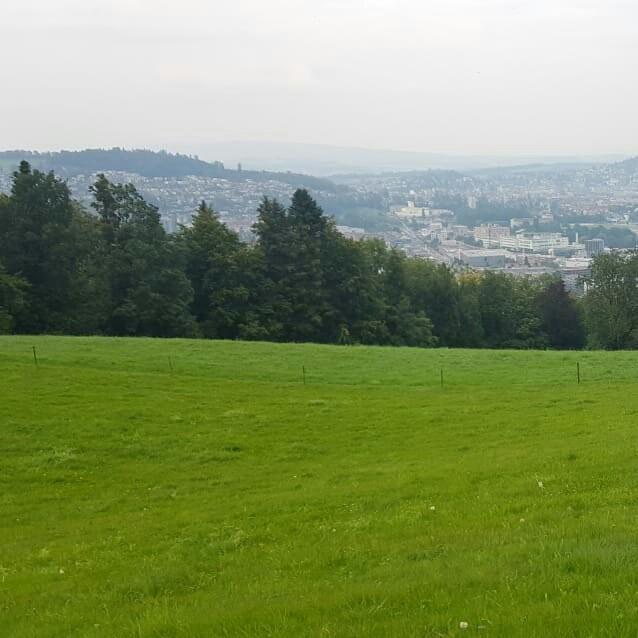
#> input picture p1.jpg, 638 x 638 px
$ jupyter execute --allow-errors LAB_2.ipynb   (older library calls are emulated)
#> lines starting #> are read from the running program, lines starting #| are printed output that depends on the picture
# ЛАБОРАТОРНАЯ РАБОТА №3. АНАЛИЗ ИЗОБРАЖЕНИЙ

## 1) Взять любое изображение P1. Узнать размеры изображения.

[cell 1]
from PIL import Image # из библиотеки PIL импортируем модуль Image

[cell 2]
img = Image.open("p1.jpg") # с помощью функции open открываем изображение по веденному названию и создаем объект img класса Image
#> img is the input picture: PIL image 638x638 RGB; mean R, G, B 128.7, 144.8, 96.5

[cell 3]
print(f'Размер изображения: {img.size[0]} x {img.size[1]} пикселей')
#| Размер изображения: 638 x 638 пикселей
# img.size[0] - ширина изображения; img.size[1] - высота изображения

## 2) Создать цветную и чернобелую миниатюру на основе изображения P1. Размер миниатюры произвольный. Сохранить миниатюру в свою папку

[cell 4]
from PIL import Image

[cell 5]
img = Image.open("p1.jpg")

[cell 6]
size = (128, 128)
img.thumbnail(size) # создаем из изображения миниатюру заданного размера size
#> img: PIL image 128x128 RGB

[cell 7]
img.show() # показать (открыть изображение) средством просмотра фотографий

[cell 8]
img.save('p2_color.jpg', 'JPEG') # сохранение цветной миниатюры

[cell 9]
img_bw = img.convert('L') #конвертирование миниатюры в чб
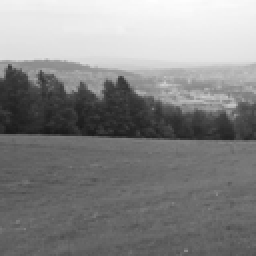
#> img_bw: PIL image 128x128 L (shown 2 times larger); min 24, max 254, mean 134.6

[cell 10]
img_bw.show() # показать (открыть изображение) средством просмотра фотографий

[cell 11]
img_bw.save('p2_bw.jpg', 'JPEG') # сохранение чб миниатюры

## 3) Создать изображение P3 путем поворота на 180 и -75 градусов

[cell 12]
from PIL import ImageDraw,Image

[cell 13]
img = Image.open("p1.jpg")

[cell 14]
box = [100, 100, 300, 300] # квадратная область (left, upper, right, lower)

[cell 15]
imgCrop = img.crop(box) # выделение (обрезка) области заданной box
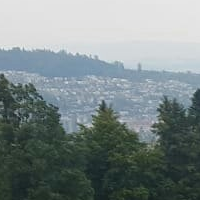
#> imgCrop: PIL image 200x200 RGB; mean R, G, B 123.3, 134.7, 134.9

[cell 16]
imgCropRotate = imgCrop.rotate(90) # поворот на 90 градусов против часов
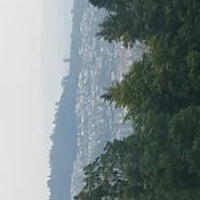
#> imgCropRotate: PIL image 200x200 RGB; mean R, G, B 123.3, 134.7, 134.9

[cell 17]
img.paste(imgCropRotate,(box)) # вставка обрезанного повернутого изображения в то место откуда обрезалась исходная картиинка
#> img: PIL image 638x638 RGB

[cell 18]
box2 = (300, 100, 600, 400)

[cell 19]
imgCrop = img.crop(box2) # выделение (обрезка) области заданной box
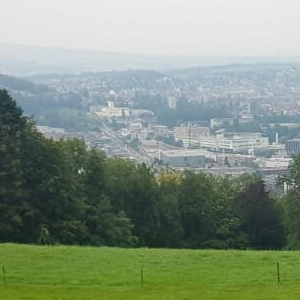
#> imgCrop: PIL image 300x300 RGB; mean R, G, B 130.1, 145, 128.1

[cell 20]
imgCropRotate = imgCrop.rotate(-125) # поворот по часовой
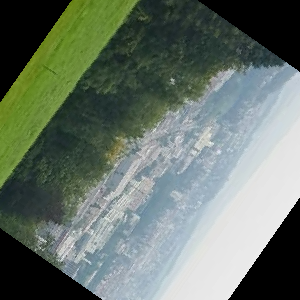
#> imgCropRotate: PIL image 300x300 RGB; mean R, G, B 104.1, 116.5, 106.1

[cell 21]
img.paste(imgCropRotate, (box2)) # вставка обрезанного повернутого изображения в то место откуда обрезалась исходная картиинка

[cell 22]
draw = ImageDraw.Draw(img) # создаем объект, который работает с изображением img, рисует всё что угодно, что скажем

[cell 23]
draw.rectangle(box, outline="red", width=4) # говорим этому объекту нарисуй прямоугольник с красной границей в той области откуда вырезали первый прямоугольник

[cell 24]
draw.rectangle(box2, outline="red", width=4) # говорим этому объекту нарисуй прямоугольник с красной границей в той области откуда вырезали второй прямоугольник

[cell 25]
img.show()

[cell 26]
img.save('p3.jpg', 'JPEG') # сохранение картинки как p3.jpg

## 4) Для полутонового изображения P1 и его инвертированного изображения построить гистограммы. Сохранить гистограммы. Изменить яркость полутонового изображения P1, построить гистограмму получившегося изображения.

[cell 27]
from PIL import Image,ImageOps
import matplotlib.pyplot as plt
import numpy as np

[cell 28]
img = Image.open("p1.jpg")
imgPoluton = img.convert('L') # конвертируем изображение в полутоновое

[cell 29]
mas = np.array(imgPoluton) # изображение передылваем в массив numpy

[cell 30]
plt.figure(dpi=100)
plt.hist(mas.flatten(), 256, color='darkorange') #гистограмма
plt.title('Гистограмма полутонового изображения')
plt.ylabel('количество пикселей')
plt.xlabel('уровни яркости')
plt.savefig('saved_1.png')
#> figure, not shown here; tallest bar 7652 high, from x = 102.5 to 103.5
plt.show()

[cell 31]
imgPolutonInvert = ImageOps.invert(imgPoluton) # инвертированое
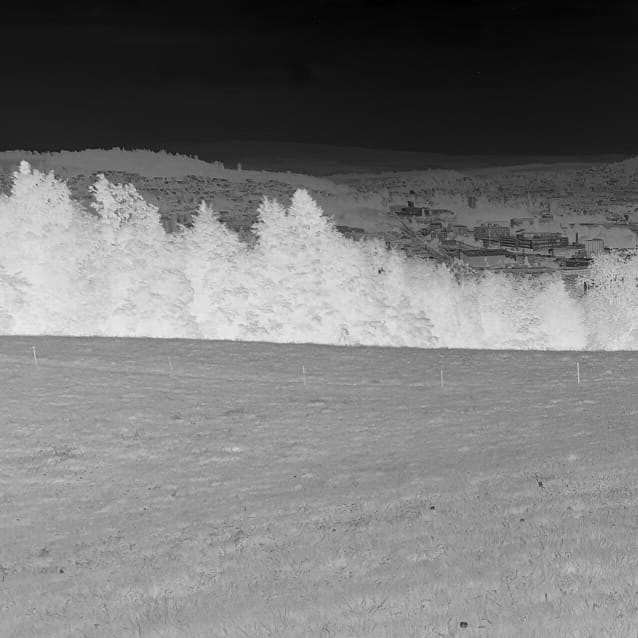
#> imgPolutonInvert: PIL image 638x638 L; min 0, max 238, mean 120.5

[cell 32]
mas2 = np.array(imgPolutonInvert) # изображение передылваем в массив numpy

[cell 33]
plt.figure(dpi=100)
plt.hist(mas2.flatten(), 256, color='darkorange') # гистограмма
plt.title('Гистограмма инвертированного изображения')
plt.ylabel('количество пикселей')
plt.xlabel('уровни яркости')
plt.savefig('saved_2.png')
#> figure, not shown here; tallest bar 7652 high, from x = 151.5 to 152.5
plt.show()

[cell 34]
mass = 150 - mas*0.5 # уровень яркости
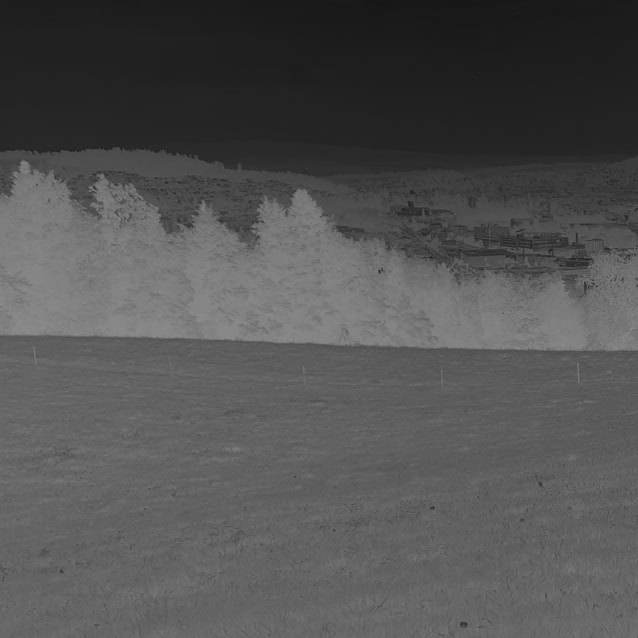
#> mass: shape (638, 638) float64; min 22.5, max 141.5, mean 82.8

#> (a cell that did not finish here is left out)

[cell 36]
plt.figure(dpi=100)
plt.hist(mass.flatten(), 256, color='darkorange') # гистограмма Разбивка твоих данных на 256
plt.title('Гистограмма полутонового изображения уменьшенной яркости')
plt.ylabel('количество пикселей')
plt.xlabel('уровни яркости')
plt.savefig('saved_3.png')
#> figure, not shown here; tallest bar 7652 high, from x = 98.27 to 98.73
plt.show()

## 5) Выровнять гистограмму изображения P1 любым способом. Сохранить исходное, модифицированное изображение и сравнить гистограммы.

[cell 37]
from PIL import Image, ImageOps
import matplotlib.pyplot as plt
import numpy as np

[cell 38]
def histi(arr_image, i=256):
    imh, b = np.histogram(arr_image.flatten(), i, normed=True)
    cdf = imh.cumsum() # возвращает кумулятивную (накапливаемую) сумму элементов массив
    cdf = 255 * cdf / cdf[-1] # способ модификации изображения (каждый пиксель умножаем и делим), получили модифицированные значения уровнейний якростей пикселей
    mas_u = np.interp(arr_image.flatten(), b[:-1], cdf)
    return mas_u.reshape(arr_image.shape), cdf

[cell 39]
img = Image.open("p1.jpg")

[cell 40]
arr_image = np.array(img) # изображение передылваем в массив numpy

[cell 41]
color = ['red', 'green', 'blue']
plt.figure(dpi=100)
for i in range(3):
    plt.hist(arr_image[:,:,i].flatten(), 256, color=color[i]) #гистограмма
plt.title('Гистограмма RGB цветов ')
plt.ylabel('количество пикселей')
plt.xlabel('уровни яркости')
plt.savefig('saved_51.png')
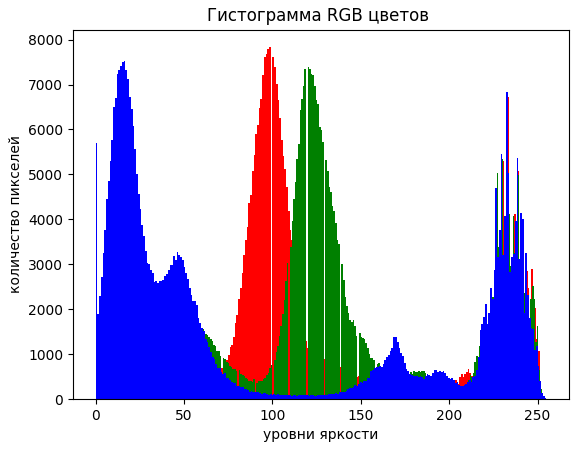
#> figure drawn by matplotlib, 1 panel; tallest bar 7830 high, from x = 98.06 to 99.03; tallest bar 7380 high, from x = 120 to 120.9; tallest bar 7519 high, from x = 15.94 to 16.93
plt.show()

[cell 42]
mas_u, cdf = histi(arr_image)
#> in histi, `imh, b = np.histogram(arr_image.flatten(), i, normed=True)`: imh = 256 values, max 0.0168 at index 233, min 3.95e-05 at index 255, mean 0.00392; b = 257 values from 0 to 255
#> in histi, `cdf = imh.cumsum()`: cdf = 256 values from 0.00468 to 1
#> in histi, `cdf = 255 * cdf / cdf[-1]`: cdf = 256 values from 1.19 to 255
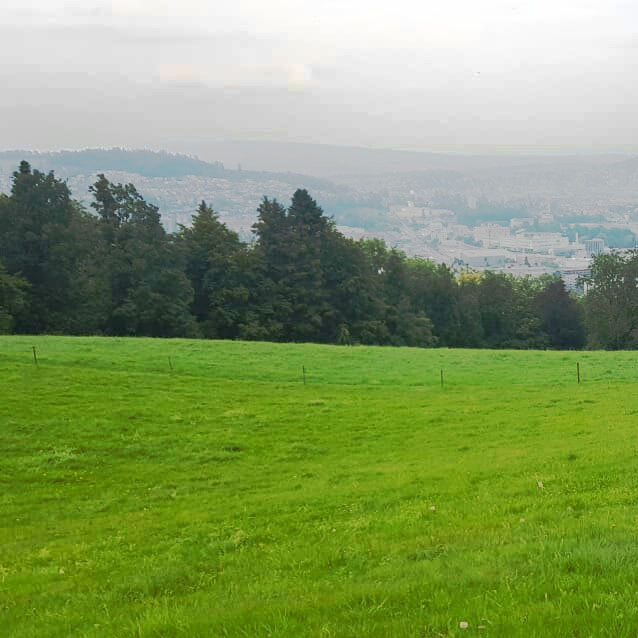
#> mas_u: shape (638, 638, 3) float64; mean R, G, B 133.3, 155.4, 98.1
#> cdf = 256 values from 1.19 to 255

[cell 43]
plt.figure(dpi=100)
for i in range(3):
    plt.hist(mas_u[:,:,i].flatten(), 256, color=color[i]) #гистограмма
plt.title('Выровненная гистограмма RGB цветов ')
plt.ylabel('количество пикселей')
plt.xlabel('уровни яркости')
plt.savefig('saved_52.png')
#> figure, not shown here; tallest bar 7830 high, from x = 105.3 to 106.2; tallest bar 7380 high, from x = 140.1 to 141; tallest bar 9900 high, from x = 1.19 to 2.18
plt.show()

#> (a cell that did not finish here is left out)

[cell 45]
fig = plt.figure(dpi=100, figsize=(12, 7)) # cоздаем рабочую область (фигуру), на которой будут изображаться рисунки

# cоздаем области для рисунков
ax_1 = fig.add_subplot(1, 2, 1)
ax_2 = fig.add_subplot(1, 2, 2)

# отобразить картинки
ax_1.imshow(img)
#> (the rest of this cell did not finish here and is left out)

## 6) Наложить на изображение белый шум, построить гистограмму

[cell 46]
from PIL import Image,ImageOps
import matplotlib.pyplot as plt
from skimage.util import random_noise
from skimage import io

[cell 47]
img = Image.open("p1.jpg")
#> (the rest of this cell did not finish here and is left out)

#> (a cell that did not finish here is left out)

#> (a cell that did not finish here is left out)

[cell 50]
plt.figure(dpi=100)
for i in range(3):
    plt.hist(arr_image[:,:,i].flatten(), 256, color=color[i]) #гистограмма
plt.title('Гистограмма RGB цветов фотографии с белым шумом')
plt.ylabel('количество пикселей')
plt.xlabel('уровни яркости')
plt.savefig('p6_Shum.png')
#> figure, not shown here; tallest bar 7830 high, from x = 98.06 to 99.03; tallest bar 7380 high, from x = 120 to 120.9; tallest bar 7519 high, from x = 15.94 to 16.93
plt.show()

## 7) Выполнить размытие изображения по Гауссу с произвольными значениями. Нарисовать изолинии для различных значений и сравнить их.

[cell 51]
from PIL import Image
import matplotlib.pyplot as plt
from scipy.ndimage import filters

[cell 52]
img = np.array(Image.open("p1.jpg")) # создаем массив точек изображения с RGB цветом

[cell 53]
img_2 = np.zeros(img.shape)

[cell 54]
for i in range(3):
    img_2[:,:,i] = filters.gaussian_filter(img[:,:,i], 5) # 5 - радиус размытия по Гауссу
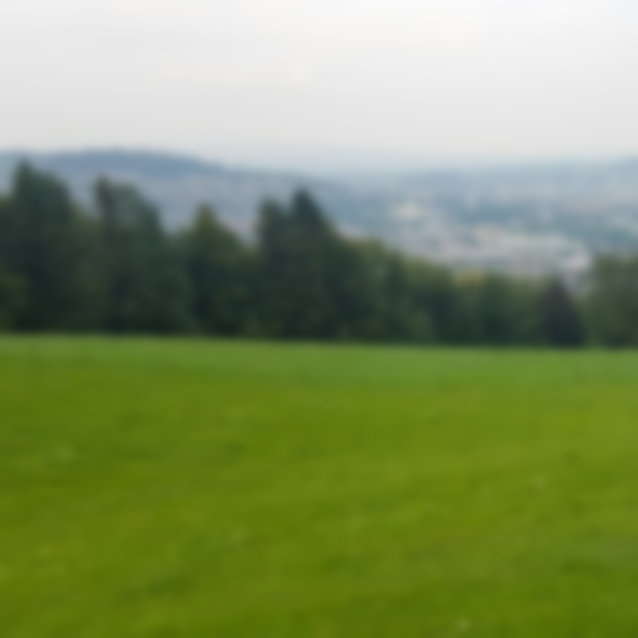
#> img_2: shape (638, 638, 3) float64; mean R, G, B 127.7, 143.9, 95.5
#> (the rest of this cell did not finish here and is left out)

[cell 55]
fig = plt.figure(dpi=100, figsize=(12, 7)) # cоздаем рабочую область (фигуру), на которой будут изображаться рисунки

# cоздаем области для рисунков
ax_1 = fig.add_subplot(1, 2, 1)
ax_2 = fig.add_subplot(1, 2, 2)

# отобразить картинки
#> (the rest of this cell did not finish here and is left out)

[cell 56]
for i in range(3):
    img_2[:,:,i] = filters.gaussian_filter(img[:,:,i], 1) # 1 - радиус размытия по Гауссу
#> (the rest of this cell did not finish here and is left out)

$ run again, with owl.jpg copied over p1.jpg
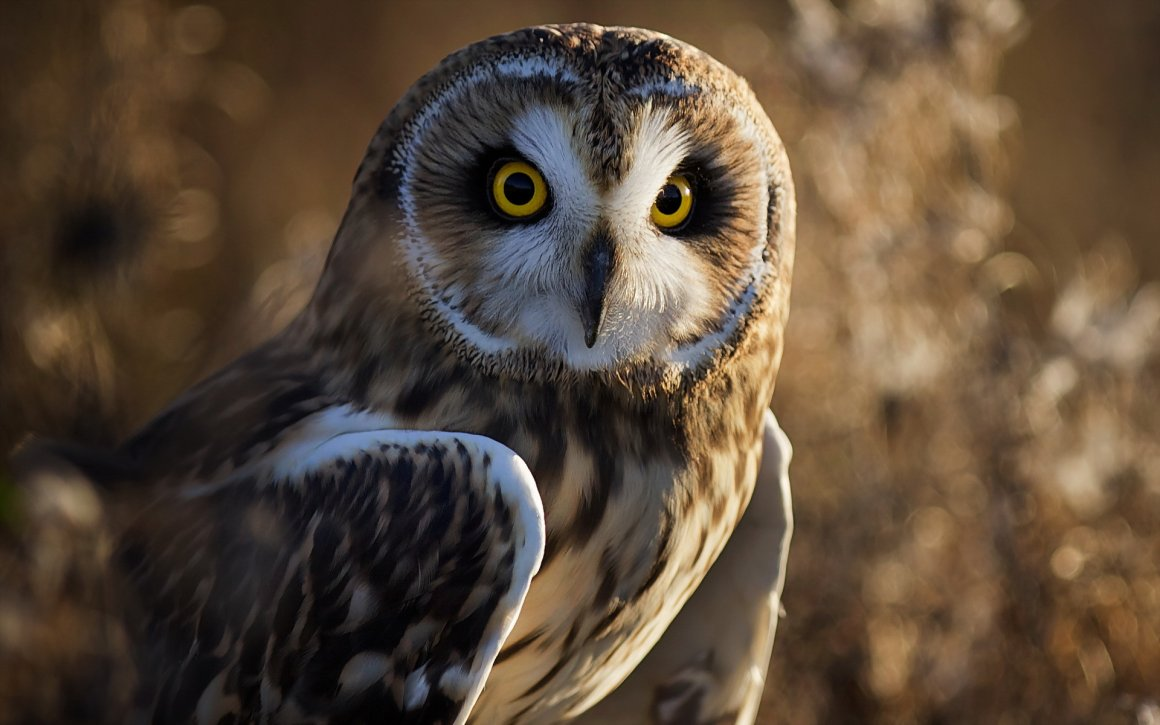
#> input picture owl.jpg, 1160 x 725 px
#> img is the input picture: PIL image 1160x725 RGB; mean R, G, B 91.4, 74.5, 57.8
#| Размер изображения: 1160 x 725 пикселей
#> imh = 256 values, max 0.0112 at index 41, min 3.98e-05 at index 254, mean 0.00392; b = 257 values from 0 to 255
#> in histi, `cdf = imh.cumsum()`: cdf = 256 values from 0.0013 to 1
#> in histi, `cdf = 255 * cdf / cdf[-1]`: cdf = 256 values from 0.331 to 255
#> `mas_u, cdf = histi(arr_image)`:
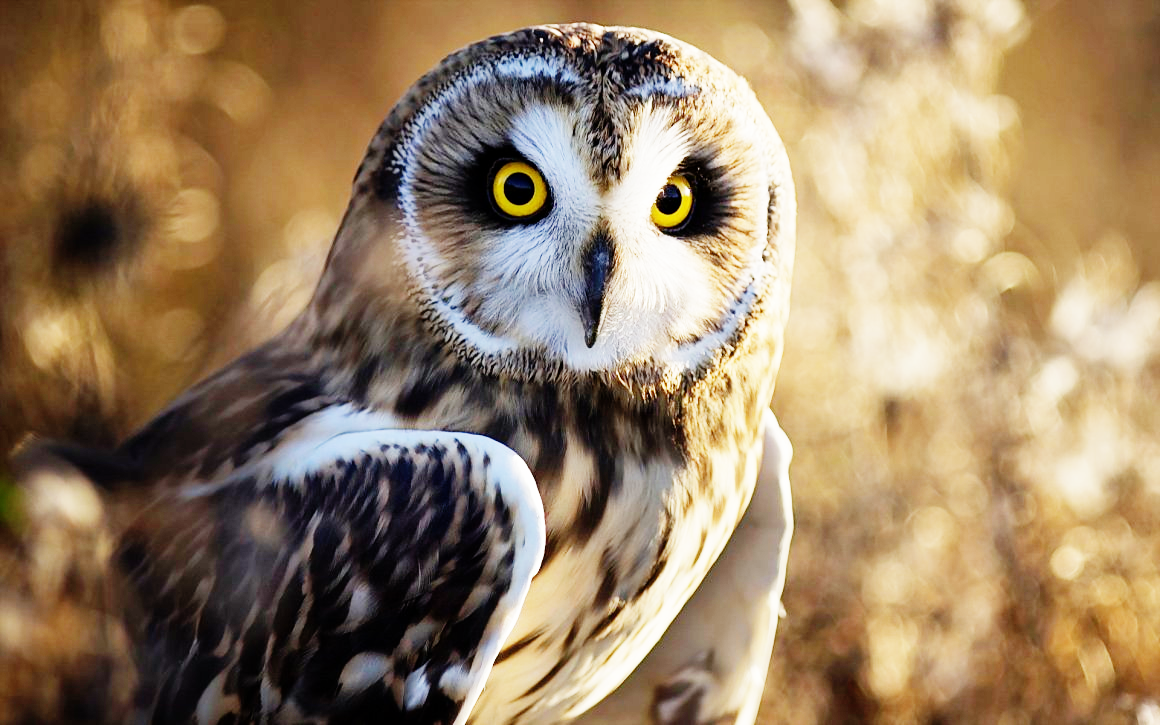
#> mas_u: shape (725, 1160, 3) float64; mean R, G, B 154.4, 130.8, 101.1
#> after the loop `for i in range(3):`:
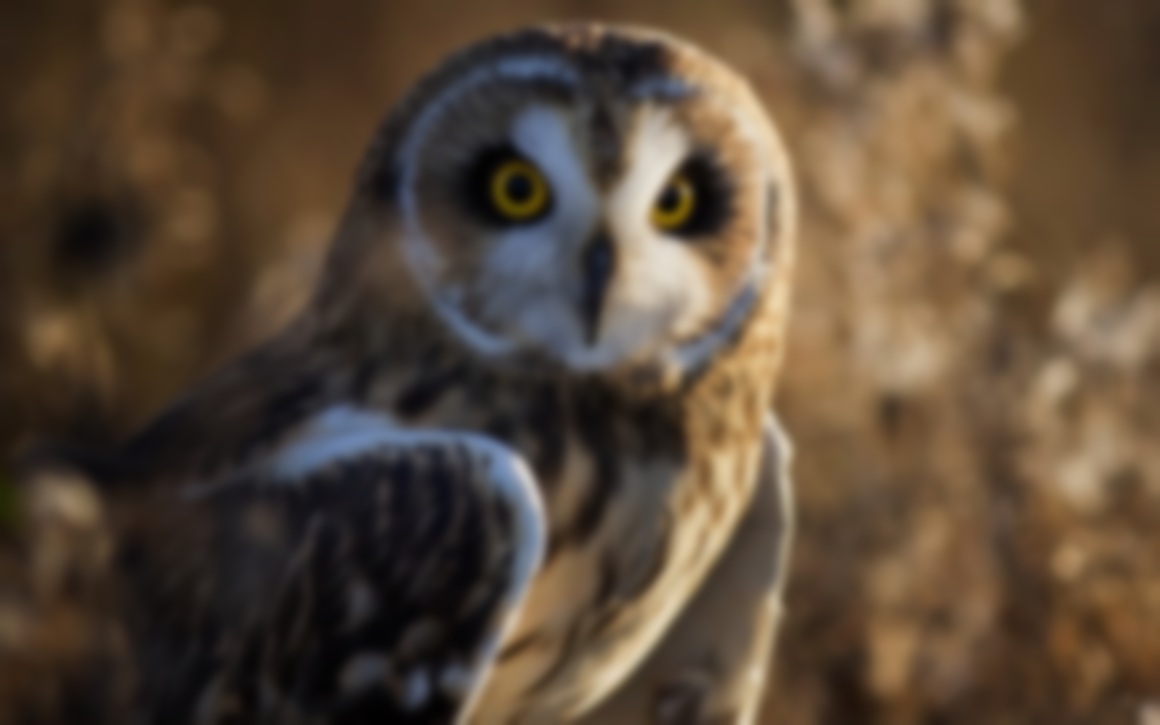
#> img_2: shape (725, 1160, 3) float64; mean R, G, B 90.4, 73.5, 56.8
